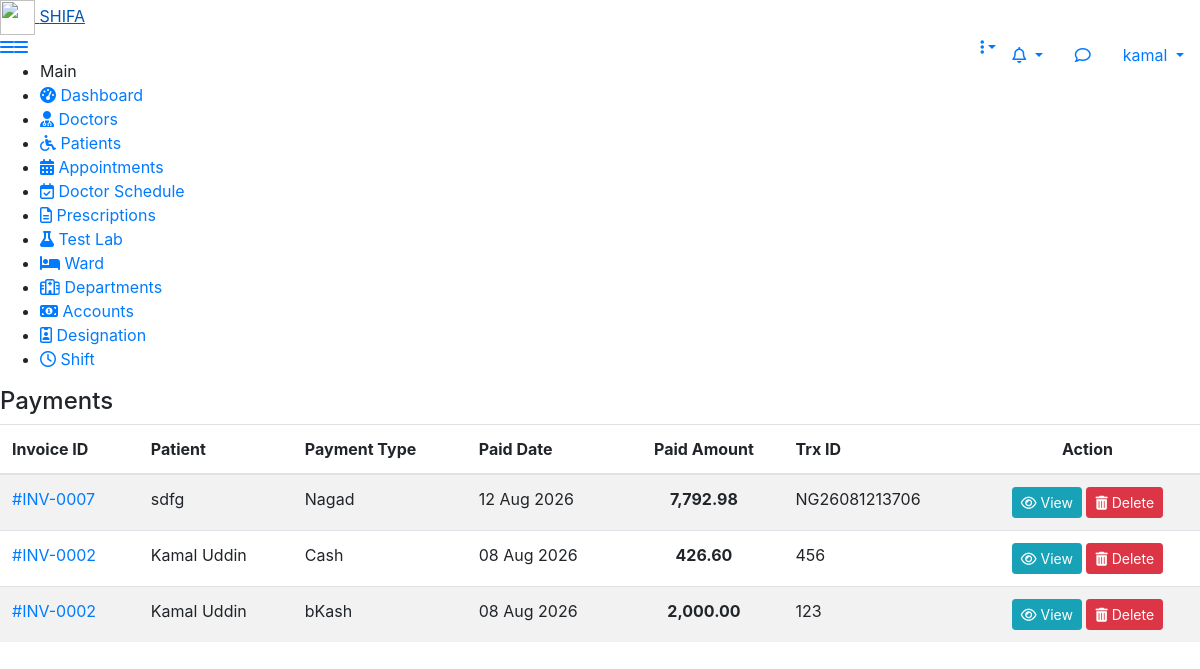
Page /payments/payments_list.php (signed in) on the earlier database version.
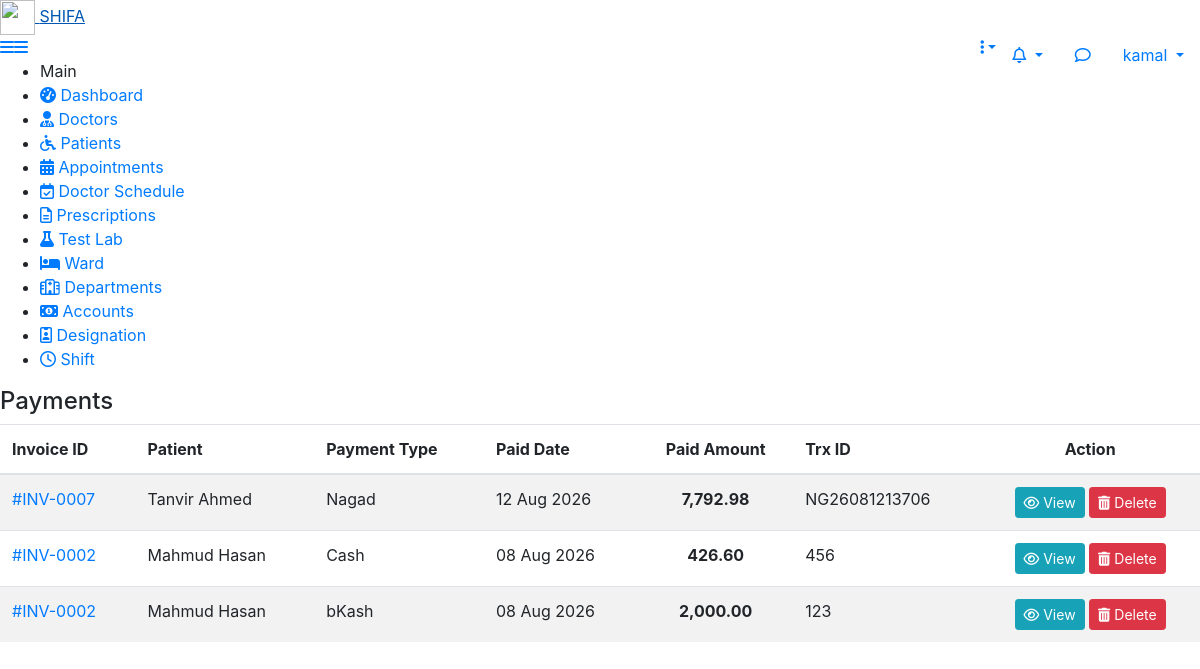
Same page on the later database version.
### tables this page shows
CREATE TABLE `payments` (
  `id` int(11) NOT NULL,
  `invoice_id` int(11) NOT NULL,
  `amount` decimal(10,2) NOT NULL,
  `payment_method` varchar(50) NOT NULL,
  `payment_date` date NOT NULL,
  `transaction_id` varchar(100) DEFAULT NULL,
  `deleted_at` datetime DEFAULT NULL
);

CREATE TABLE `patients` (
  `id` int(11) NOT NULL,
  `name` varchar(100) DEFAULT NULL,
  `gender` int(3) DEFAULT NULL COMMENT '1=male,2=female,3=others',
  `age` int(2) DEFAULT NULL,
  `blood_group` int(6) DEFAULT NULL,
  `phone` varchar(20) DEFAULT NULL,
  `email` varchar(100) DEFAULT NULL,
  `address` varchar(200) DEFAULT NULL,
  `discount_percent` decimal(5,2) DEFAULT 0.00,
  `emergency_contact` varchar(20) DEFAULT NULL,
  `created_at` timestamp NOT NULL DEFAULT current_timestamp(),
  `updated_at` timestamp NOT NULL DEFAULT current_timestamp() ON UPDATE current_timestamp(),
  `deleted_at` datetime DEFAULT NULL,
  `created_by` int(11) DEFAULT NULL,
  `updated_by` int(11) DEFAULT NULL
);

CREATE TABLE `invoices` (
  `id` int(11) NOT NULL,
  `patient_id` int(11) NOT NULL,
  `sub_amount` decimal(10,2) DEFAULT 0.00,
  `discount` decimal(10,2) DEFAULT 0.00,
  `tax` decimal(10,2) DEFAULT 0.00,
  `paid_amount` decimal(10,2) NOT NULL DEFAULT 0.00,
  `due_amount` decimal(10,2) NOT NULL DEFAULT 0.00,
  `payment_status` varchar(50) NOT NULL DEFAULT 'Due',
  `deleted_at` timestamp NULL DEFAULT NULL,
  `invoice_date` date NOT NULL,
  `status` int(11) DEFAULT 1 COMMENT '1=Active, 0=Deleted'
);

### payments/payments_list.php (the view, shortened to what this page needs)
<?php require_once "../component/header.php"; ?>
<?php require_once "../component/sidebar.php"; ?>
<?php $conn = $crud->conn; ?>
<?php
$sql = "SELECT p.*, i.id as invoice_id, pt.name as patient_name
        FROM payments p
        LEFT JOIN invoices i ON p.invoice_id = i.id
        LEFT JOIN patients pt ON i.patient_id = pt.id
        ORDER BY p.payment_date DESC, p.id DESC";
$result = $conn->query($sql);
?>
<div class="page-wrapper">
    <div class="content">
        <div class="row">
            <div class="col-sm-4 col-3">
                <h4 class="page-title">Payments</h4>
            </div>
        </div>
        <div class="row">
            <div class="col-md-12">
                <div class="card-box">
                    <div class="table-responsive">
                        <table class="table table-striped custom-table datatable" style="width:100%">
                            <thead>
                                <tr>
                                    <th>Invoice ID</th>
                                    <th>Patient</th>
                                    <th>Payment Type</th>
                                    <th>Paid Date</th>
                                    <th class="text-center">Paid Amount</th>
                                    <th>Trx ID</th>
                                    <th class="text-center">Action</th>
                                </tr>
                            </thead>
                            <tbody>
                                <?php
                                if($result->num_rows > 0){
                                    while($row = $result->fetch_object()){ ?>
                                    <tr>
                                        <td>
                                            <a href="../invoices/invoice_view.php?id=<?php echo $row->invoice_id; ?>">
                                                #INV-<?php echo str_pad($row->invoice_id, 4, '0', STR_PAD_LEFT); ?>
                                            </a>
                                        </td>
                                        <td><?php echo $row->patient_name; ?></td>
                                        <td><?php echo $row->payment_method; ?></td>
                                        <td><?php echo date('d M Y', strtotime($row->payment_date)); ?></td>
                                        <td class="text-center"><b><?php echo number_format($row->amount, 2); ?></b></td>
                                        <td><?php echo $row->transaction_id; ?></td>
                                        <td class="text-center">
                                            <a href="../invoices/invoice_view.php?id=<?php echo $row->invoice_id; ?>" class="btn btn-info btn-sm">
                                                <i class="fa fa-eye"></i> View
                                            </a>
                                            <a href="payments_list.php?delete=<?php echo $row->id; ?>"
                                               onclick="return confirm('Are you sure to delete this payment?')"
                                               class="btn btn-danger btn-sm">
                                                <i class="fa fa-trash"></i> Delete
                                            </a>
                                        </td>
                                    </tr>
                                <?php }
                                } else {
                                    echo "<tr><td colspan='7' class='text-center'>No Payments Found</td></tr>";
                                }
                                ?>
                            </tbody>
                        </table>
                    </div>
                </div>
            </div>
        </div>
    </div>
</div>
<?php require_once "../component/footer.php" ?>

Differences in the rows shown:
changed through a linked row, payments "Nagad": patients.name "sdfg" → "Tanvir Ahmed"
changed through a linked row, payments "Cash": patients.name "Kamal Uddin" → "Mahmud Hasan"
changed through a linked row, payments "bKash": patients.name "Kamal Uddin" → "Mahmud Hasan"
